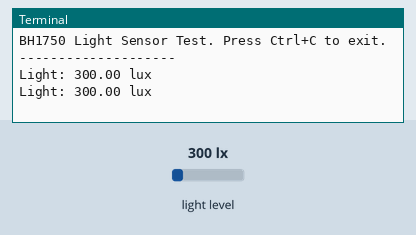
This program was run on a simulated Raspberry Pi (BCM pin numbers). Parts: the last lines printed to the terminal. The inputs (shaded band) are chosen by the test bench; at power-on: light level 300 lx.

Above: at 1.2 s.
1.3 s: light level set to 40 lx
At 2.4 s:
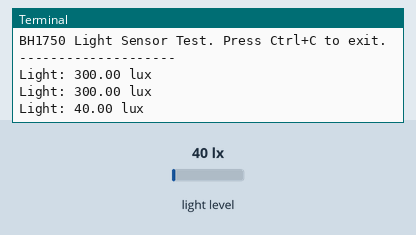
2.8 s: light level set to 500 lx
At 3.8 s:
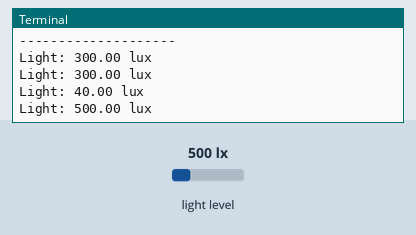
Timing chart, 0 to 5.8 s (numbered marks = the images above; inputs shaded):
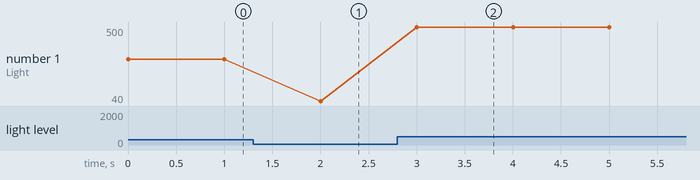

The program:

read_bh1750.py
```python
import time
import board
import adafruit_bh1750

# Create I2C Bus Interface.
i2c = board.I2C()

# Create BH1750 Sensor Object.
# The address 0x23 is the default for this sensor.
try:
    sensor = adafruit_bh1750.BH1750(i2c, address=0x23)
except Exception as e:
    print(f"Error initializing BH1750 sensor at address 0x23: {e}")
    # Some boards use address 0x5C, let's try that as a fallback.
    try:
        print("Trying fallback address 0x5C...")
        sensor = adafruit_bh1750.BH1750(i2c, address=0x5C)
        print("Sensor found at 0x5C!")
    except Exception as e2:
        print(f"Error initializing BH1750 sensor at fallback address 0x5C: {e2}")
        print("Could not find the BH1750 sensor. Please check your wiring.")
        exit()


print("BH1750 Light Sensor Test. Press Ctrl+C to exit.")
print("-" * 20)

try:
    while True:
        # Read Light Level in Lux.
        light_level = sensor.lux

        print(f"Light: {light_level:.2f} lux")

        time.sleep(1)

except KeyboardInterrupt:
    print("\nScript stopped by user.")

except Exception as e:
    print(f"An error occurred: {e}")

finally:
    print("Script finished.")
```

Measured:
- after the input at 1.3 s, the terminal: prints a new line after 0.70 s (image 1)
- after the input at 2.8 s, the terminal: prints a new line after 0.20 s (image 2)
- plotted number 1: 300 → 40 after the input at 1.3 s, 40 → 500 after the input at 2.8 s
